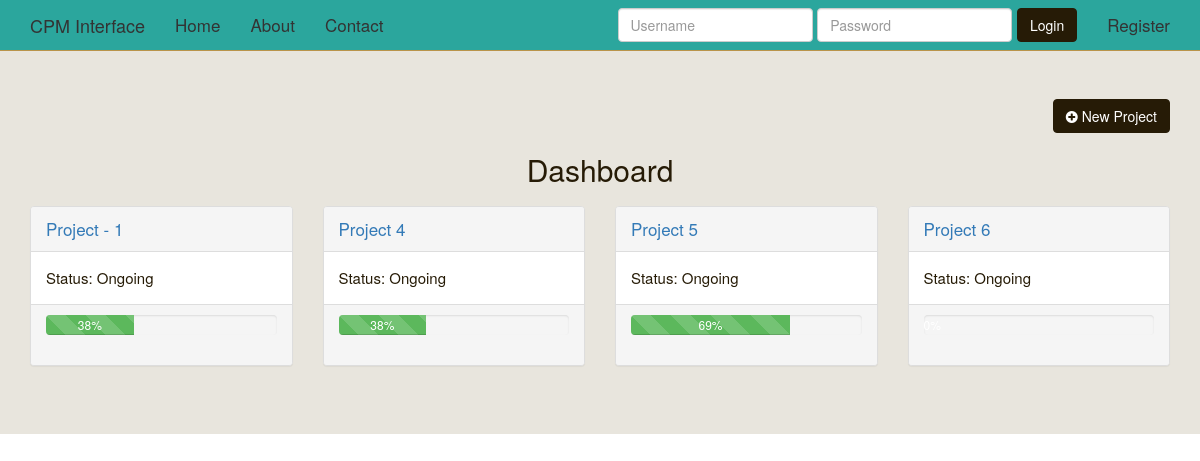
Before: /profile/ with the older database file.
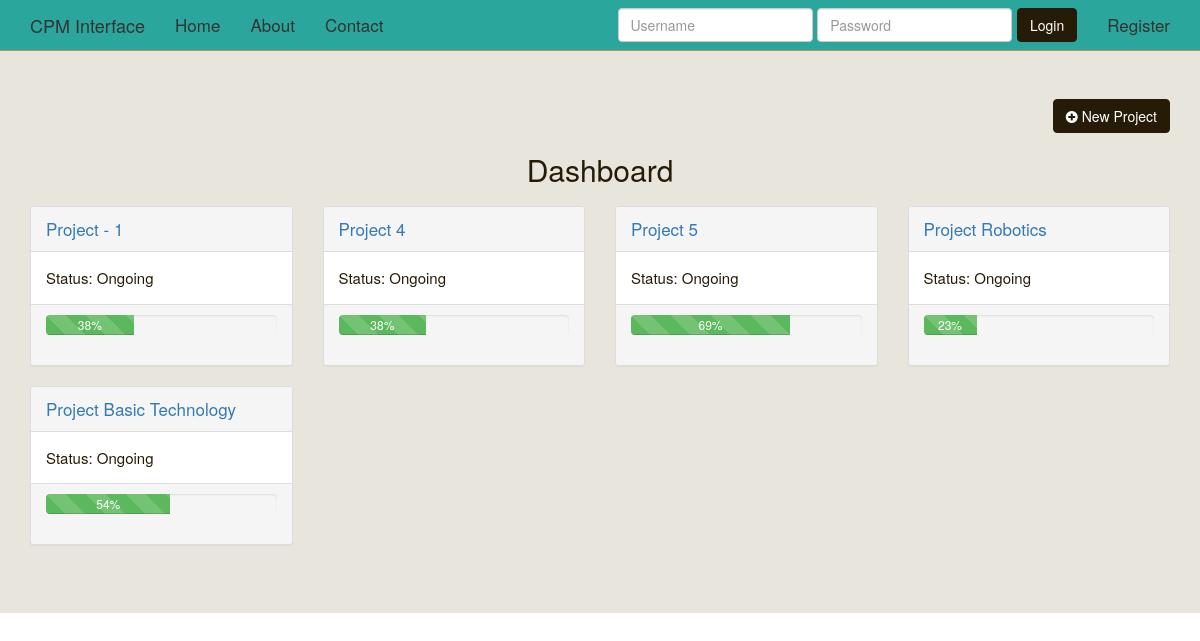
After: the same page with the newer database file.
### cpm/models.py (models this page shows, shortened)
class Project(models.Model):
	name = models.CharField(max_length=50, blank=False, null=False, unique=True)
	status = models.CharField(max_length=15,blank = False,null=False)
	completion = models.IntegerField(blank=False, null=False,validators=[MaxValueValidator(100), MinValueValidator(1)])
	start_date = models.DateTimeField()
	end_date = models.DateTimeField()

### cpm/views.py (the view)
# urls.py: url(r'^profile/$', cpm.views.profile, name='profile'),
def profile(request):
    project_data = Project.objects.all()
    context={
            "form":project_data
        }
    return render(request, "profile.html",context)

### templates/profile.html (shortened to what this page needs)
{% extends "base.html" %}
{% load staticfiles %}
{% block jumbotron %}
<div class="jumbotron">
<div class="container">
<a type = "button "class="btn btn-default pull-right"href="{% url 'addproject' %}"> <i class= "fa fa-plus-circle"></i> New Project</a>
<div class="row">
<div class='col-sm-12'>
<h2 class="text-align-center">Dashboard</h2>	<div class='row'>
	{%for project in form %}
		<div class='col-md-3'>
		<div class="panel panel-default">
	    <div class="panel-heading"><a href="{% url 'projectoverview' name=project.name%}" >{{project.name}}</a></div>
	    <div class="panel-body" style='font-size:15px;'>Status: {{project.status}}</div>
	    <div class="panel-footer">
	  <div class="progress">
			  <div class="progress-bar progress-bar-success progress-bar-striped active" role="progressbar"
			  aria-valuenow="40" aria-valuemin="0" aria-valuemax="100" style="width:{{project.completion}}%">
			    {{project.completion}}%
			  </div>
		</div>
		</div>
  </div>
	</div>
	{% endfor %}
</div>
</div>
</div>
</div>
{% endblock %}

### templates/base.html (shortened to what this page needs)
{% load staticfiles %}
<!DOCTYPE html>
<html lang="en">
  <head>
    <link rel="stylesheet" href="//code.jquery.com/ui/1.11.4/themes/smoothness/jquery-ui.css">
    {% include 'head_css.html' %}
  </head>
  <body>
    {% include 'nav_bar.html'%}
    {% block jumbotron%}{% endblock%}
  </body>
</html>

### templates/head_css.html
{% load staticfiles %}
    <link href="{% static 'css/bootstrap.min.css' %}" rel="stylesheet">
    <link href="{% static 'css/ie10-viewport-bug-workaround.css' %}"  rel="stylesheet">
    <link rel="stylesheet" href="https://maxcdn.bootstrapcdn.com/font-awesome/4.5.0/css/font-awesome.min.css">
    <link href="{% static 'css/navbar-static-top.css' %}" rel="stylesheet">
    <link href="{% static 'css/custom-css.css' %}" rel="stylesheet">

### templates/nav_bar.html (shortened to what this page needs)
{% load staticfiles %}
<nav class="navbar navbar-default navbar-static-top">
      <div class="container">
        <div class="navbar-header">
          <a class="navbar-brand" href="{% url 'home' %}">CPM Interface</a>
        </div>
        <div id="navbar" class="navbar-collapse collapse">
          <ul class="nav navbar-nav">
            {% if not request.user.is_authenticated %}
            <li><a href="{% url 'home' %}">Home</a></li>
            <li><a href="{% url 'about' %}">About</a></li>
            <li><a href="{% url 'contact' %}">Contact</a></li>
            {% else %}
            <li><a href="{% url 'profile' %}">Dashboard</a></li>
            <li><a href="{% url 'about' %}">About</a></li>
            <li><a href="{% url 'contact' %}">Contact</a></li>
            {% endif %}
          </ul>
          <ul class="nav navbar-nav navbar-right">
          {% if request.user.is_authenticated %}
            <p class="navbar-text">Welcome, {{request.user}}</p>
            <li><a href="{% url 'auth_logout'%}">Logout</a></li>
            {% else %}
            <li><a href="{% url 'registration_register'%}">Register</a></li>
            {% endif %}
          </ul>
          {% if not request.user.is_authenticated and not "accounts/login" in request.get_full_path %}
          <form class='navbar-form navbar-right' method='POST' action='{% url "auth_login"%}'>{% csrf_token%}
              <div class='form-group'>
                  <input type='text' class='form-control' name='username' placeholder='Username'/>
              </div>
              <div class='form-group'>
                  <input type='password' class='form-control' name='password' placeholder='Password'/>
              </div>
              <button type='submit' class='btn btn-default'>Login</button>
          </form>
          {% endif %}
        </div>
      </div>
    </nav>

### templates/javascript.html (shortened to what this page needs)
{% load staticfiles %}

### static_in_pro/our_static/css/navbar-static-top.css (style rules this page uses)
body { min-height: 2000px; }
.navbar-static-top { margin-bottom: 0px !important; background-color: rgba(22, 158, 148, 0.91); border-color: #b9944a; }
.navbar-default .navbar-brand { color:#333; }
.navbar-default .navbar-nav>li>a { color:#333; }

### static_in_pro/our_static/css/custom-css.css (style rules this page uses)
.text-align-center { text-align:center; }

Changed rows visible on the page:
removed Project: name "Project 6", status "Ongoing"
added Project: name "Project Robotics", status "Ongoing", completion "23"
added Project: name "Project Basic Technology", status "Ongoing", completion "54"
